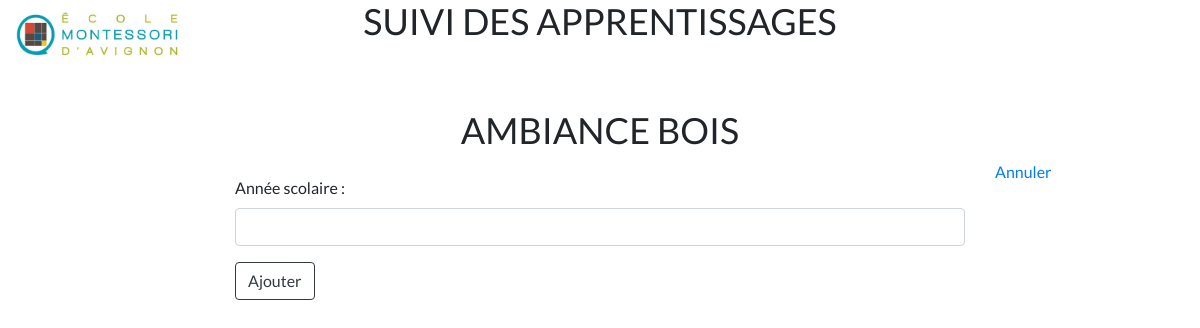
Page /ambiance/ajouter (signed in) on the earlier database version.
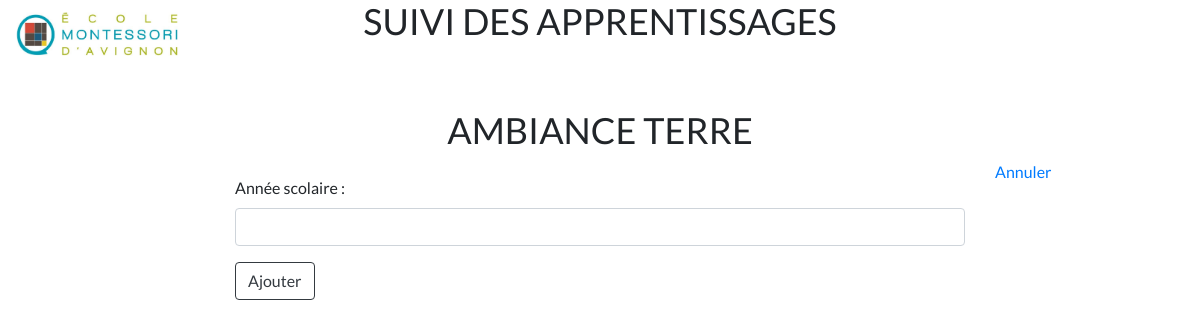
Same page on the later database version.
### ambiance/models.py (models this page shows, shortened)
class Ambiance(models.Model):
    ENVIRONMENT_CHOICES = (
        ('BOIS', 'Bois'),
        ('TERRE', 'Terre'),
    )
    name = models.CharField(max_length=20, choices=ENVIRONMENT_CHOICES, verbose_name="Ambiance")
    year = models.CharField(max_length=20, verbose_name="Année")
    date_created = models.DateTimeField(auto_now_add=True)

### ambiance/views.py (the view, shortened to what this page needs)
# urls.py: path("ambiance/ajouter", views.add_ambiance, name='add_ambiance'),
@login_required
def add_ambiance(request):
    ambiance_name = request.user.ambiance.name
    form = AmbianceForm()
    context = {
        'ambiance': ambiance_name,
        'form': form,
    }
    return render(request, 'ambiance/add_ambiance.html', context=context)

### ambiance/forms.py
class AmbianceForm(forms.ModelForm):
    year = forms.CharField(required=True, label="Année scolaire",
                           widget=forms.TextInput(attrs={"class": "form-control"}))
    class Meta:
        model = Ambiance
        exclude = ('name', )

### ambiance/templates/ambiance/add_ambiance.html (shortened to what this page needs)
{% extends "authentication/base.html" %}
{% block content %}
    <h2 class="text-center">AMBIANCE {{ambiance}}</h2>
    <div class="row">
        <div class="col-md-2"></div>
        <div class="col-md-8">
            <form method='post'>
                {{ form.as_p}}
                <button class="btn btn-outline-dark" type='submit' >Ajouter</button>
            </form>
        </div>
        <div class="col-md-2"><div><a href="javascript:history.back()">Annuler</a></div></div>
    </div>
{% endblock content %}

Differences in the rows shown:
changed Ambiance: name "BOIS" → "TERRE"
